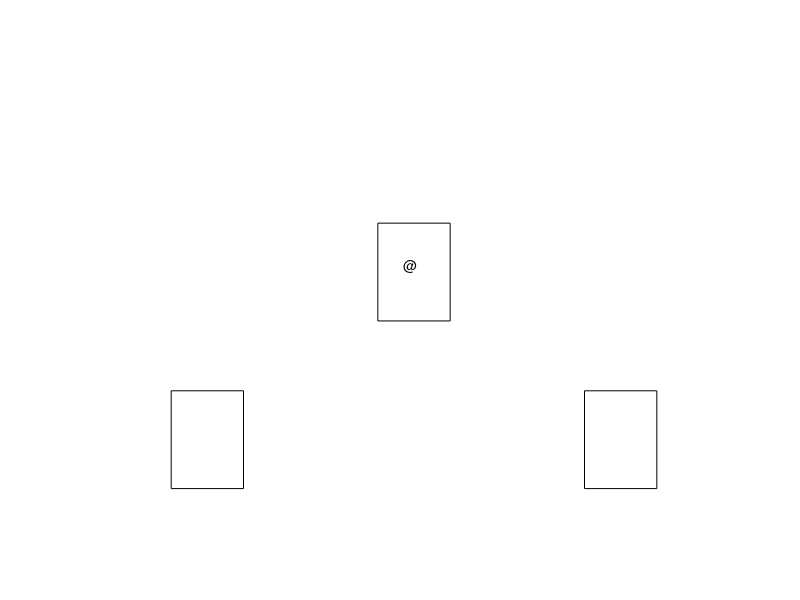

MATLAB code for this plot: (Note: this script raises an error after producing the figure.)
%Sc. Computing Assignment 2 QUESTION 2
%Chen Wen Kang
%Start 27/3/2017
%Try Your Luck game

%Main function
function main()
    %Setting the layout
    close all;
    clear all;
    figure('Name', 'Try Your Luck?', 'MenuBar', 'none');
	clc,clf;
	hold off;
	axis off;
	%initializing the difficulity lv to easy
	diffLv = 0;
	%initializing the play condition
	playAgn = 1;
	
	%Goes to the menu
	%Exit loop when x is pressed or when user does not want to play anymore
	
	while(playAgn)
		choice = menu('<Shooting Star>', 'Start Game', 'Instructions', 'Highscore');
        switch(choice)
		case 1
			playAgn = game();
		case 2
			instruction();
		case 3
			highScore();
        otherwise
            playAgn = 0;
        end
	end
end

%Shows the instructions for the game
function instruction()
	msgbox({'A random number will be drawn by the computer.',
	'You are given a set number of cards which contains number between 1-10.',
	'You start with 3 lifes.',
	'You are allowed to choose between revealing a card''s number or giving up each round.',
	'If you give up, no life will be lost no matter the circumstances.',
	'If you reveal all the cards but the total sum is less than the generated number, you lose a life.',
	'You lose the game when you lost all your lifes!'},'Instructions','modal');
	return;
end

%Set the difficulity
function[lv] = difficulity()
	diffLv = menu('Choose the difficulity:','Easy','Intermediete','Hard');
		switch diffLv
			case 1
				lv = 0;
			case 2
				lv = 1;
			case 3
				lv = 2;
        end
end

%Main game
function[playAgain] = game()
	d = difficulity();
	clf;
    
	%Card animation
    x=13.25;
    y=13.25;
	figure('Name', 'Try Your Luck!', 'MenuBar', 'none');
	set(gca,'xticklabel',{[]});
	set(gca,'yticklabel',{[]});
    for i=0:10
        clf;
        axis([0,30,0,35]);
		axis off;
        rectangle('Position', [x-i y-i 3.5 7]);%coordinate(3.25,3.25)
        rectangle('Position', [x+i y-i 3.5 7]);%coordinate(23.25,3.25)
        if(d>0)
			rectangle('Position', [x-i y+i 3.5 7]);%coordinate(3.25,23.25)
        end
        if(d==2)  
			rectangle('Position', [x+i y+i 3.5 7]);%coordinate(23.25,23.25)
        end
        pause(1/60);
    end
	
	%Create middle deck which contains computer's no.
	text(14.5, 19.25,'@');
	rectangle('Position', [13.25 15.25 3.5 7]);
	
	%Generate computer's number
	c_number=randi(20+(d*10)); 

end

%Show game over dialog box
function gameOver(score, old_score)
	msgbox(sprintf('Game Over!!!\n Your Highscore is %d!',score),'Game Over','modal');
	if(score>old_score)
		warndlg('You have obtained a new highscore!','New Highscore','modal');
		fileSave();
	end
	return;
end


%Shows the Highscore
function highScore(name, score)
	msgbox(sprintf('Highscore\n%s\t%d',name,score),'Highscore','modal');
end

%Reads the old highScore
function[old_score] =  fileRead()
	
end

%Saves the new highScore
function fileSave(name, new_highScore)
	
end